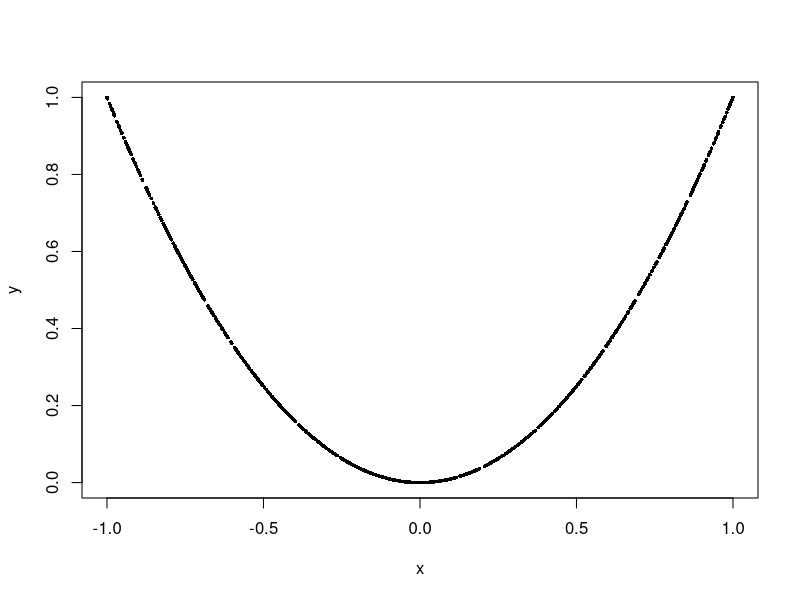

Write R code to recreate this figure.
## ---- chunk 1
P <- matrix(c(.20, .10, .05,
              .15, .20, .10,
              .05, .05, .10), 3, byrow = TRUE,
            dimnames = list(x = 0:2, y = 0:2))
x <- 0:2; y <- 0:2
px <- rowSums(P); py <- colSums(P)
## ---- chunk 2
P[, "2"] / py["2"]                    # p_{X|Y}(x | 2)
max(abs(P - outer(px, py)))           # > 0: not independent
## ---- chunk 3
EX <- sum(x * px); EY <- sum(y * py)
EXY <- sum(outer(x, y) * P)           # E[XY]
vx <- sum(x^2 * px) - EX^2; vy <- sum(y^2 * py) - EY^2
cov_xy <- EXY - EX * EY
c(EXY = EXY, cov = cov_xy, rho = cov_xy / sqrt(vx * vy))
vx + vy + 2 * cov_xy                  # Var(X + Y)
## ---- chunk 4
set.seed(14)
y <- rgamma(1e5, 2, 1); x <- runif(1e5, 0, y)
c(cov = cov(x, y), cor = cor(x, y), theory = 1 / sqrt(2))
var(x + y)                            # theory: 1 + 2 + 2 = 5
## ---- chunk 5
x <- runif(1e5, -1, 1); y <- x^2
cor(x, y)                             # approximately 0
mean(x > 0.9 & y < 0.5)               # exactly 0
mean(x > 0.9) * mean(y < 0.5)         # about 0.035 if independent
plot(x[1:1000], y[1:1000], pch = 16, cex = .5, xlab = "x", ylab = "y")
## ---- chunk 6
n <- 10; p <- 0.3
b <- matrix(rbinom(1e5 * n, 1, p), ncol = n)   # n Bernoulli(p) per row
c(var(rowSums(b)), n * p * (1 - p))
## ---- chunk 7
P <- matrix(c(.20,.10,.05, .15,.20,.10, .05,.05,.10), 3, byrow = TRUE)
x <- 0:2; py <- colSums(P)
m <- sapply(1:3, function(j) sum(x * P[, j]) / py[j])   # E[X | Y = y]
m                                      # 0.625 0.857 1.2
c(sum(m * py), sum(x * rowSums(P)))    # both 0.85
y <- rgamma(1e5, 2, 1); xx <- runif(1e5, 0, y)
c(mean(xx), mean(y / 2))               # both near 1
## ---- chunk 8
s <- rnorm(1e5, 25, 4) + rnorm(1e5, 18, 3)
c(mean(s), sd(s))                      # near 43 and 5
t <- rpois(1e5, 4) + rpois(1e5, 3)
c(mean(t == 0), dpois(0, 7))           # both near 0.0009
